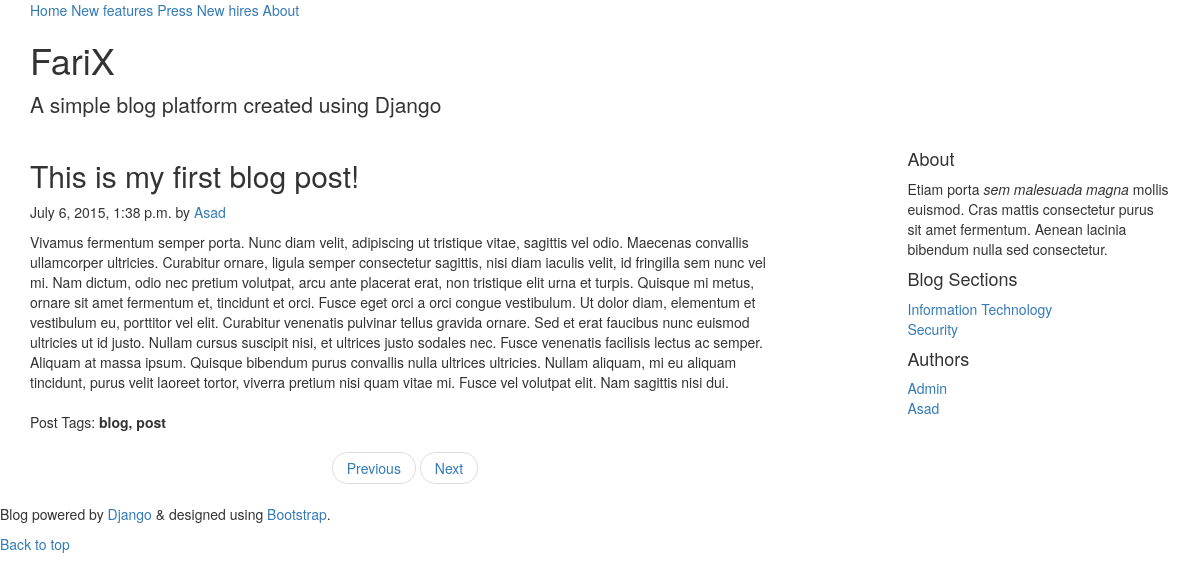
Page /blog/2/ (signed in) on the committed database.
### mysite/blog/models.py (models this page shows, shortened)
class Post(models.Model):
	title = models.CharField(max_length=200)
	body = HTMLField()
	post_tags = models.CharField(max_length=200)
	created_on = models.DateTimeField('created on', null=True)
	section = models.ForeignKey(Section)
	author = models.ForeignKey(User)
	def return_tags(self):
		return self.post_tags.strip()
	return_tags.short_description = "Tags"

class Section(models.Model):
	section_name = models.CharField(max_length=200)
	enabled = models.BooleanField()

### mysite/blog/views.py (the view)
# urls.py: url(r'^(?P<post_id>\d+)/$', views.displayPost, name='displayPost'),
def displayPost(request, post_id):
    latest_post = Post.objects.order_by('-created_on')[:3]
    post = get_object_or_404(Post, pk=post_id)
    usr_list = User.objects.annotate(Count('post'))
    blog_sect = Section.objects.all()
    post_comments = Comment.objects.filter(commented_on_post_id=post_id)
    content = {'post': post, 'usr_list': usr_list, 'blog_sect': blog_sect,
     'latest_post': latest_post, 'post_comments': post_comments}
    return render(request, 'blog/post.html', content)

### mysite/blog/templates/blog/post.html (shortened to what this page needs)
<!DOCTYPE html>
<html lang="en">
{% load staticfiles %}
  <head>
    <link rel="stylesheet" href="https://maxcdn.bootstrapcdn.com/bootstrap/3.3.5/css/bootstrap.min.css">
    <link rel="stylesheet" href="http://getbootstrap.com/examples/blog/blog.css"></style>
  </head>
  <body>
    <div class="blog-masthead">
      <div class="container">
        <nav class="blog-nav">
          <a class="blog-nav-item active" href="{% url 'blog_index' %}">Home</a>
          <a class="blog-nav-item" href="#">New features</a>
          <a class="blog-nav-item" href="#">Press</a>
          <a class="blog-nav-item" href="#">New hires</a>
          <a class="blog-nav-item" href="#">About</a>
        </nav>
      </div>
    </div>
    <div class="container">
      <div class="blog-header">
        <h1 class="blog-title">FariX</h1>
        <p class="lead blog-description">A simple blog platform created using Django</p>
      </div>
      <div class="row">
        <div class="col-sm-8 blog-main">
          <div class="blog-post">
          {% if post %}
            <h2 class="blog-post-title">{{ post.title }}</h2>
            <p class="blog-post-meta">{{ post.created_on }} by <a href="#">{{ post.author }}</a></p>
            {{post.body}}
            <br /><br />
            <p class="blog-post-meta">Post Tags: <b>{{ post.post_tags }}</b></p>
            {%else%}
              <h2>Invalid Page!</h2>
             {% endif %}
          </div>
          <nav>
            <ul class="pager">
              <li><a href="#">Previous</a></li>
              <li><a href="#">Next</a></li>
            </ul>
          </nav>
        </div>
        <div class="col-sm-3 col-sm-offset-1 blog-sidebar">
          <div class="sidebar-module sidebar-module-inset">
            <h4>About</h4>
            <p>Etiam porta <em>sem malesuada magna</em> mollis euismod. Cras mattis consectetur purus sit amet fermentum. Aenean lacinia bibendum nulla sed consectetur.</p>
          </div>
          <div class="sidebar-module">
            <h4>Blog Sections</h4>
            <ol class="list-unstyled">
            {% for sections in blog_sect %}
              <li><a href="#">{{sections.section_name}}</a></li>
            {% endfor %}
            </ol>
          </div>
          <div class="sidebar-module">
            <h4>Authors</h4>
            <ol class="list-unstyled">
            {% if usr_list %}
              {% for users in usr_list %}
                {% load blog_filters %}
                {% if user.groups.all.0 %}
              <li><a href="#">{{ users.username }}</a></li>
                {% endif %}
              {% endfor %}
            {% endif %}
            </ol>
          </div>
        </div>
      </div>
    </div>
    <footer class="blog-footer">
      <p>Blog powered by <a href="#">Django</a> & designed using <a href="#">Bootstrap</a>.</p>
      <p>
        <a href="#">Back to top</a>
      </p>
    </footer>
  </body>
</html>

### rows in the picture
Post: title "This is my first blog post!", created_on "July 6, 2015, 1:38 p.m.", author "Asad", body "Vivamus fermentum semper porta. Nunc diam velit, adipiscing ut tristique vitae, sagittis vel odio. Maecenas convallis ullamcorper ultricies. Curabitur ornare, ligula semper consectetur sagittis, nisi diam iaculis velit, id fringilla sem nunc vel mi. Nam dictum, odio nec pretium volutpat, arcu ante placerat erat, non tristique elit urna et turpis. Quisque mi metus, ornare sit amet fermentum et, tincidunt et orci. Fusce eget orci a orci congue vestibulum. Ut dolor diam, elementum et vestibulum eu, porttitor vel elit. Curabitur venenatis pulvinar tellus gravida ornare. Sed et erat faucibus nunc euismod ultricies ut id justo. Nullam cursus suscipit nisi, et ultrices justo sodales nec. Fusce…", post_tags "blog, post"
Section: section_name "Information Technology"
Section: section_name "Security"

### other values in the picture
{{ users.username }} "Admin"
{{ users.username }} "Asad"
